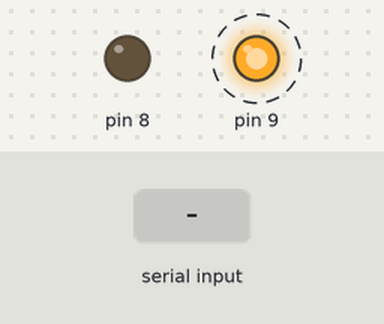
Recording of a sketch running on a simulated Arduino Uno, built with avr-gcc and run on an emulated ATmega328P. On the bench: output pins drawn as LEDs (lit = HIGH). Dashed ring = blinking. Inputs (shaded band) come from the test bench.

Above: at 1.1 s.
2.1 s: "1" received over Serial
At 3.4 s:
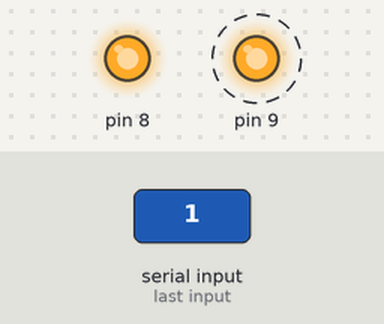
5.1 s: "0" received over Serial
At 6.9 s:
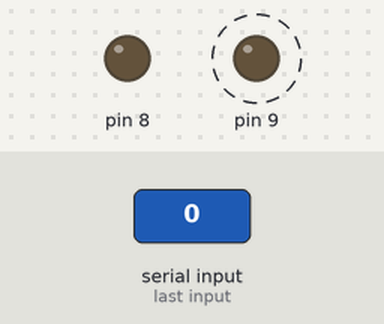
8.1 s: "2" received over Serial
At 9.9 s:
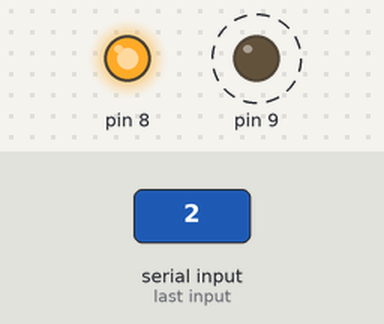
Timing chart, 0 to 17.1 s (numbered marks = the images above; inputs shaded):
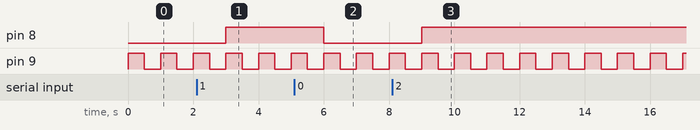

The sketch:

sketch_dec21b.ino
```cpp
// ЛР8. Пример 3
void setup() //Процедура инициализации
{
  Serial.begin (9600); //инициализация (открытие)порта
  //со скоростью 9600бит/c
  pinMode(8, OUTPUT); //инициализация светодиода 1
  pinMode(9, OUTPUT); //инициализация светодиода 2
}
char i; //инициализация переменной,
//в которую будет
//записано полученное значение
void serialEvent() {
  { i = Serial.read(); //чтение информации из буфера
    if (i != '0') //если значение не равно 0
      digitalWrite(8, HIGH); //то зажечь светодиод 1
    else digitalWrite(8, LOW); //иначе потушить 1
  }
}
void loop() //основная процедура
{
  digitalWrite(9, HIGH); // зажечь светодиод 2
  delay(500); //задержка 0.5 секунды
  digitalWrite(9, LOW); // потушить светодиод 2
  delay(500); // задержка 0.5 секунды
}
```

Measured:
- after the input at 2.1 s, pin 8: LOW → HIGH after 0.90 s
- after the input at 5.1 s, pin 8: HIGH → LOW after 0.90 s
- after the input at 8.1 s, pin 8: LOW → HIGH after 0.90 s
- by itself, pin 9: alternates HIGH for 0.50 s and LOW for 0.50 s
